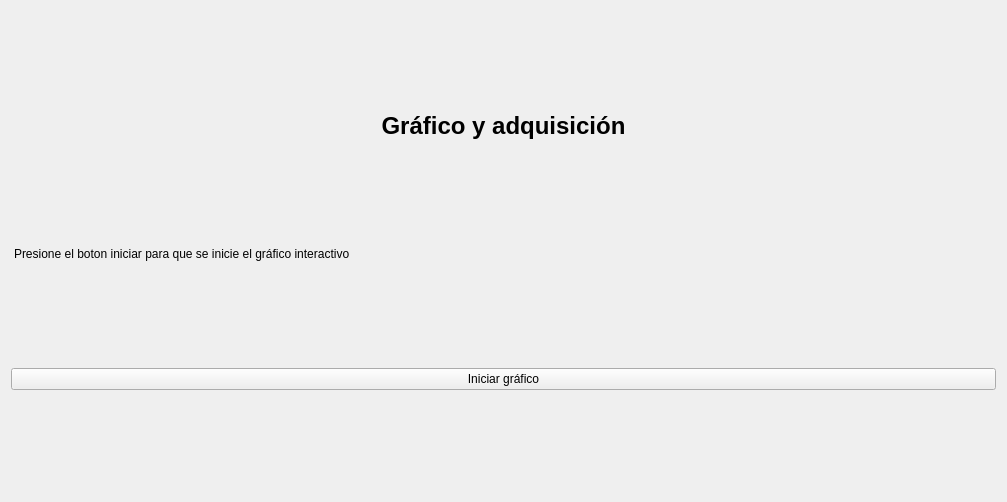
<?xml version="1.0" encoding="UTF-8"?>
<ui version="4.0">
 <class>ChartTabView</class>
 <widget class="QWidget" name="ChartTabView">
  <property name="geometry">
   <rect>
    <x>0</x>
    <y>0</y>
    <width>1007</width>
    <height>502</height>
   </rect>
  </property>
  <property name="windowTitle">
   <string>Form</string>
  </property>
  <layout class="QHBoxLayout" name="horizontalLayout">
   <item>
    <layout class="QVBoxLayout" name="verticalLayout">
     <item>
      <spacer name="verticalSpacer">
       <property name="orientation">
        <enum>Qt::Vertical</enum>
       </property>
       <property name="sizeHint" stdset="0">
        <size>
         <width>20</width>
         <height>40</height>
        </size>
       </property>
      </spacer>
     </item>
     <item>
      <widget class="QLabel" name="label">
       <property name="text">
        <string>&lt;html&gt;&lt;head/&gt;&lt;body&gt;&lt;p align=&quot;center&quot;&gt;&lt;span style=&quot; font-size:18pt; font-weight:600;&quot;&gt;Gráfico y adquisición&lt;/span&gt;&lt;/p&gt;&lt;/body&gt;&lt;/html&gt;</string>
       </property>
      </widget>
     </item>
     <item>
      <spacer name="verticalSpacer_2">
       <property name="orientation">
        <enum>Qt::Vertical</enum>
       </property>
       <property name="sizeHint" stdset="0">
        <size>
         <width>20</width>
         <height>40</height>
        </size>
       </property>
      </spacer>
     </item>
     <item>
      <widget class="QLabel" name="label_2">
       <property name="text">
        <string>Presione el boton iniciar para que se inicie el gráfico interactivo</string>
       </property>
       <property name="alignment">
        <set>Qt::AlignLeading|Qt::AlignLeft|Qt::AlignVCenter</set>
       </property>
       <property name="wordWrap">
        <bool>true</bool>
       </property>
       <property name="indent">
        <number>3</number>
       </property>
      </widget>
     </item>
     <item>
      <spacer name="verticalSpacer_3">
       <property name="orientation">
        <enum>Qt::Vertical</enum>
       </property>
       <property name="sizeHint" stdset="0">
        <size>
         <width>20</width>
         <height>40</height>
        </size>
       </property>
      </spacer>
     </item>
     <item>
      <widget class="QPushButton" name="pushButton">
       <property name="text">
        <string>Iniciar gráfico</string>
       </property>
      </widget>
     </item>
     <item>
      <spacer name="verticalSpacer_4">
       <property name="orientation">
        <enum>Qt::Vertical</enum>
       </property>
       <property name="sizeHint" stdset="0">
        <size>
         <width>20</width>
         <height>40</height>
        </size>
       </property>
      </spacer>
     </item>
    </layout>
   </item>
  </layout>
 </widget>
 <resources/>
 <connections/>
</ui>
